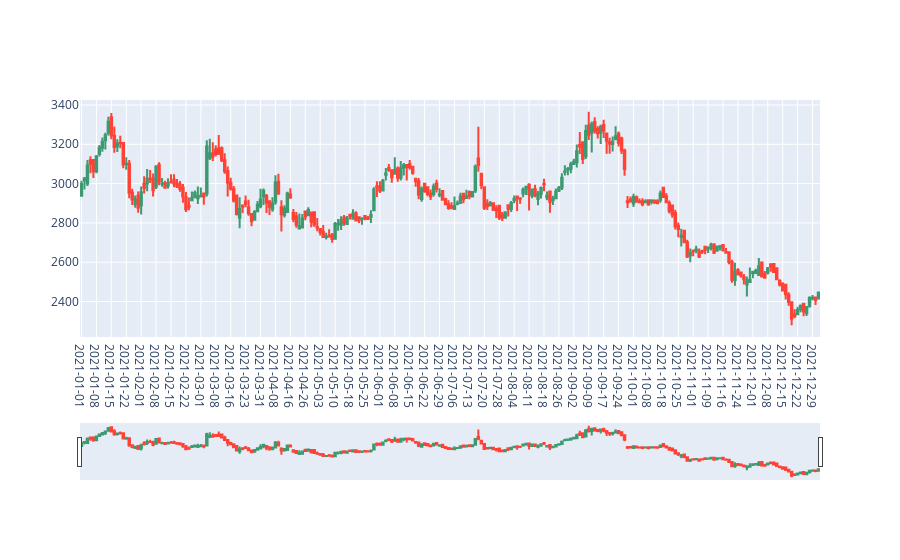

The notebook cell this image was saved under:
### Markdown cell above
## CANDLESTICK CHART

### Code cell
import plotly.graph_objects as go

candlestick = go.Candlestick(x=stock_df.index, 
                             open=stock_df['Open'],  
                             high=stock_df['High'], 
                             low=stock_df['Low'], 
                             close=stock_df['Close'])

fig = go.Figure(data=[candlestick])
fig.layout.xaxis.type = 'category' 
fig.show()

### Figure 1 — Plotly figure (JSON) as saved in the notebook; plotly's stock layout.template omitted (floating-point values rounded to 4 significant figures; data arrays with more than 128 entries replaced by an {"elided": "..."} marker saying what was removed)
{"data": [{"close": {"elided": "248 float values"}, "high": {"elided": "248 float values"}, "low": {"elided": "248 float values"}, "open": {"elided": "248 float values"}, "type": "candlestick", "x": {"elided": "248 str values"}}], "layout": {"xaxis": {"type": "category"}}}
